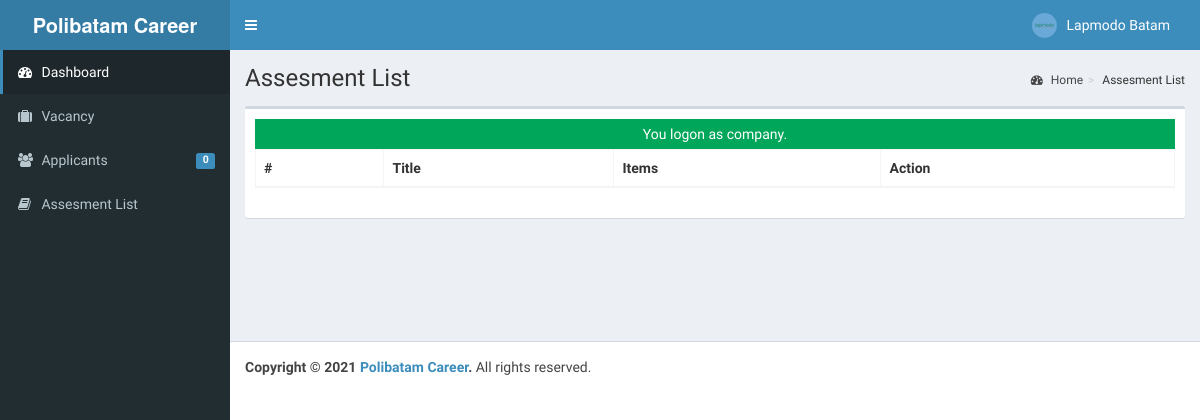
The page /company/assesment/ (signed in) on the database as committed earlier.
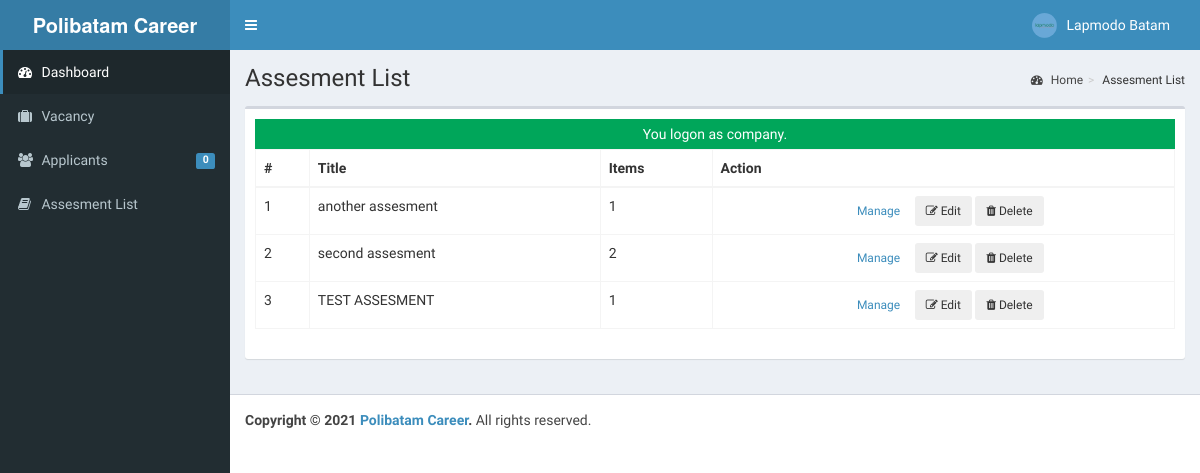
The same page on the database as committed later.
### tables this page shows
CREATE TABLE `tblassesmentlist` (
  `ASSESMENTLISTID` int(30) NOT NULL,
  `TITLE` text NOT NULL,
  `JOBID` int(11) NOT NULL,
  `COMPANYID` int(11) NOT NULL,
  `date_updated` datetime NOT NULL DEFAULT current_timestamp() ON UPDATE current_timestamp()
);

### company/assesment/index.php (called while the page is built, shortened)
<?php
require_once ("../theme/templates.php");
?>

### company/assesment/list.php (the view, shortened to what this page needs)
<?php
    require_once('../../config/conn.php');
?>
<div class="card">
    <div class="card-body">
        <table class="table table-bordered" id='table'>
            <thead>
                <tr>
                    <th>#</th>
                    <th>Title</th>
                    <th>Items</th>
                    <th>Action</th>
                </tr>
            </thead>
            <tbody>
            <?php
            $qry = $koneksi->query("SELECT *  from tblassesmentlist where COMPANYID = '{$_SESSION["COMPANY_USERID"]}' order by TITLE asc ");
            $i = 1;
            if($qry->num_rows > 0){
                while($row= $qry->fetch_assoc()){
                    $items = $koneksi->query("SELECT count(ASSESMENTID) as item_count from tblassesment where QID = '".$row['ASSESMENTLISTID']."' ")->fetch_array()['item_count'];
                ?>
            <tr>
                <td><?php echo $i++ ?></td>
                <td><?php echo $row['TITLE'] ?></td>
                <td><?php echo $items ?></td>
                <td>
                    <center>
                     <a class="btn btn-sm btn-outline-primary edit_quiz" href="index.php?view=question&id=<?php echo $row['ASSESMENTLISTID']?>"><i class="fa fa-task"></i> Manage</a>
                     <button class="btn btn-sm btn-outline-primary edit_quiz" data-id="<?php echo $row['ASSESMENTLISTID']?>" type="button"><i class="fa fa-edit"></i> Edit</button>
                    <button class="btn btn-sm btn-outline-danger remove_quiz" data-id="<?php echo $row['ASSESMENTLISTID']?>" type="button"><i class="fa fa-trash"></i> Delete</button>
                    </center>
                </td>
            </tr>
            <?php
            }
            }
            ?>
            </tbody>
        </table>
    </div>
</div>

Rows that differ between the two databases and show on the page:
added tblassesmentlist: TITLE "another assesment", items "1"
added tblassesmentlist: TITLE "second assesment", items "2"
added tblassesmentlist: TITLE "TEST ASSESMENT", items "1"
